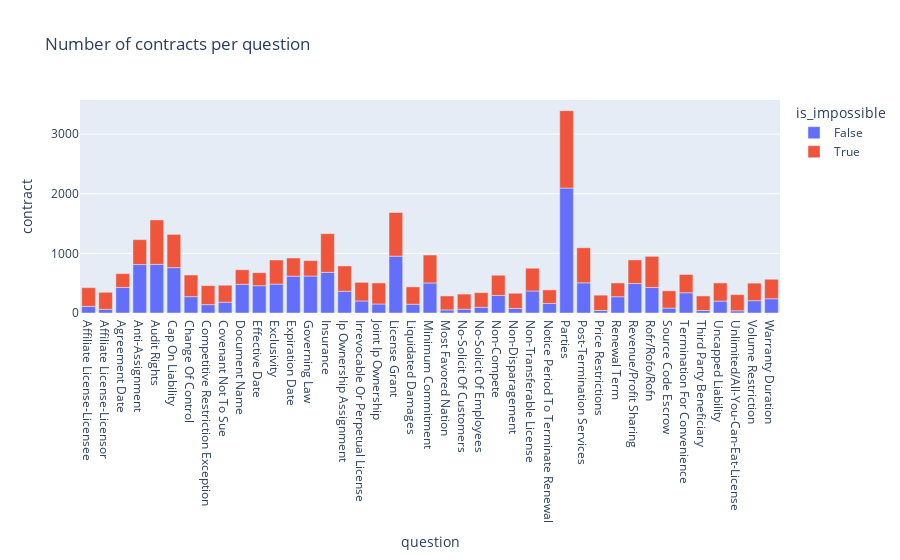

The notebook cell this image was saved under:
### Code cell
px.bar(df_g, x='question', y='contract', color='is_impossible', title='Number of contracts per question')

### Figure 1 — Plotly figure (JSON) as saved in the notebook; plotly's stock layout.template omitted (floating-point values rounded to 4 significant figures)
{"data": [{"alignmentgroup": "True", "hovertemplate": "is_impossible=False<br>question=%{x}<br>contract=%{y}<extra></extra>", "legendgroup": "False", "marker": {"color": "#636efa", "pattern": {"shape": ""}}, "name": "False", "offsetgroup": "False", "orientation": "v", "showlegend": true, "textposition": "auto", "type": "bar", "x": ["Affiliate License-Licensee", "Affiliate License-Licensor", "Agreement Date", "Anti-Assignment", "Audit Rights", "Cap On Liability", "Change Of Control", "Competitive Restriction Exception", "Covenant Not To Sue", "Document Name", "Effective Date", "Exclusivity", "Expiration Date", "Governing Law", "Insurance", "Ip Ownership Assignment", "Irrevocable Or Perpetual License", "Joint Ip Ownership", "License Grant", "Liquidated Damages", "Minimum Commitment", "Most Favored Nation", "No-Solicit Of Customers", "No-Solicit Of Employees", "Non-Compete", "Non-Disparagement", "Non-Transferable License", "Notice Period To Terminate Renewal", "Parties", "Post-Termination Services", "Price Restrictions", "Renewal Term", "Revenue/Profit Sharing", "Rofr/Rofo/Rofn", "Source Code Escrow", "Termination For Convenience", "Third Party Beneficiary", "Uncapped Liability", "Unlimited/All-You-Can-Eat-License", "Volume Restriction", "Warranty Duration"], "xaxis": "x", "y": [111, 62, 429, 812, 815, 761, 274, 141, 181, 481, 458, 485, 618, 620, 681, 365, 202, 151, 953, 147, 504, 52, 64, 96, 295, 77, 369, 161, 2095, 506, 42, 273, 494, 429, 83, 339, 42, 200, 37, 207, 239], "yaxis": "y"}, {"alignmentgroup": "True", "hovertemplate": "is_impossible=True<br>question=%{x}<br>contract=%{y}<extra></extra>", "legendgroup": "True", "marker": {"color": "#EF553B", "pattern": {"shape": ""}}, "name": "True", "offsetgroup": "True", "orientation": "v", "showlegend": true, "textposition": "auto", "type": "bar", "x": ["Affiliate License-Licensee", "Affiliate License-Licensor", "Agreement Date", "Anti-Assignment", "Audit Rights", "Cap On Liability", "Change Of Control", "Competitive Restriction Exception", "Covenant Not To Sue", "Document Name", "Effective Date", "Exclusivity", "Expiration Date", "Governing Law", "Insurance", "Ip Ownership Assignment", "Irrevocable Or Perpetual License", "Joint Ip Ownership", "License Grant", "Liquidated Damages", "Minimum Commitment", "Most Favored Nation", "No-Solicit Of Customers", "No-Solicit Of Employees", "Non-Compete", "Non-Disparagement", "Non-Transferable License", "Notice Period To Terminate Renewal", "Parties", "Post-Termination Services", "Price Restrictions", "Renewal Term", "Revenue/Profit Sharing", "Rofr/Rofo/Rofn", "Source Code Escrow", "Termination For Convenience", "Third Party Beneficiary", "Uncapped Liability", "Unlimited/All-You-Can-Eat-License", "Volume Restriction", "Warranty Duration"], "xaxis": "x", "y": [314, 285, 232, 418, 746, 557, 363, 318, 285, 244, 218, 404, 304, 259, 649, 424, 312, 353, 732, 291, 468, 234, 253, 245, 338, 254, 382, 227, 1298, 588, 257, 231, 396, 521, 289, 307, 244, 304, 271, 294, 327], "yaxis": "y"}], "layout": {"autosize": true, "barmode": "relative", "legend": {"title": {"text": "is_impossible"}, "tracegroupgap": 0}, "title": {"text": "Number of contracts per question"}, "xaxis": {"anchor": "y", "autorange": true, "domain": [0, 1], "range": [-0.5, 40.5], "title": {"text": "question"}, "type": "category"}, "yaxis": {"anchor": "x", "autorange": true, "domain": [0, 1], "range": [0, 3572.0], "title": {"text": "contract"}, "type": "linear"}}}
